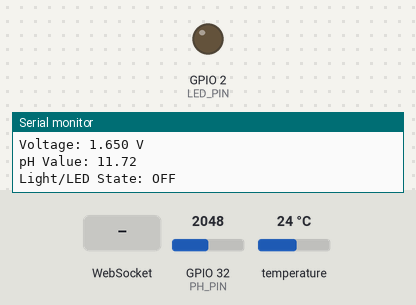
A sketch run on a simulated ESP32. Parts: output pins drawn as LEDs (lit = HIGH), the last lines printed to the serial monitor. The test bench sets the inputs (shaded band); at power-on: GPIO 32 (PH_PIN) = 2048, temperature 24 °C (analog values on the 0–4095 scale). WiFi joins after 1.5 s; servers stay silent unless stated.

Above: at 3.7 s.
3.8 s: WebSocket text "control" received
At 4.5 s:
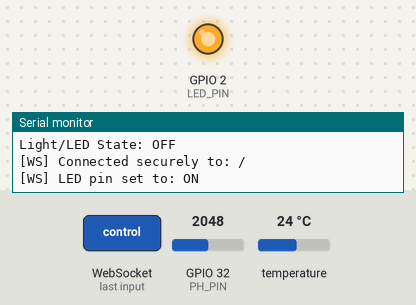
7.3 s: WebSocket text "1" received
Timing chart, 0 to 16.8 s (numbered marks = the images above; inputs shaded):
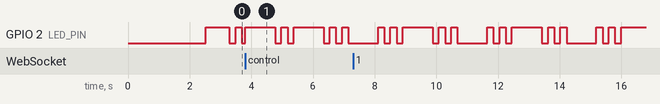

The sketch:

esp32-websocket.ino
```cpp
/*
 * ESP32 WebSocket IoT Client Sketch with pH & DS18B20 Sensors + Light Control
 *
 * Target: ESP32 Development Board
 * Dependencies (install via Arduino Library Manager):
 *  - WebSockets by Markus Sattler (WebSocketsClient)
 *  - ArduinoJson by Benoit Blanchon (Supports v6 and v7)
 *  - OneWire by Paul Stoffregen
 *  - DallasTemperature by Miles Burton
 */

#include <WiFi.h>
#include <WebSocketsClient.h>
#include <ArduinoJson.h>
#include <OneWire.h>
#include <DallasTemperature.h>

// --- Hardware Pin Definitions ---
#define ONE_WIRE_BUS 4
#define PH_PIN 32
#define LED_PIN 2

// --- Wi-Fi & WebSocket Configuration ---
const char* WIFI_SSID     = "Vinodh";
const char* WIFI_PASSWORD = "05120512";

// Backend Server Configuration (Render wss://)
const char* ws_host   = "esp32-1-5ssj.onrender.com";
const int   ws_port   = 443;
const bool  useSSL    = true;
const char* device_id = "esp32-1";

// --- Global Sensor & Network Objects ---
OneWire oneWire(ONE_WIRE_BUS);
DallasTemperature sensors(&oneWire);
WebSocketsClient webSocket;

// --- Timing Controls ---
unsigned long lastTelemetryTime = 0;
const unsigned long telemetryInterval = 1000; // 1 second interval (reads & sends every second)

// Connection LED signaling states
unsigned long lastBlink = 0;
bool blinkState = false;

// Current Light / LED state
bool currentLedState = false;

// Handle LED indicator signal during connection phase
void handleLEDSignals() {
  if (WiFi.status() != WL_CONNECTED) {
    // WiFi connecting: Slow blink (500ms)
    if (millis() - lastBlink >= 500) {
      blinkState = !blinkState;
      digitalWrite(LED_PIN, blinkState ? HIGH : LOW);
      lastBlink = millis();
    }
  } else if (!webSocket.isConnected()) {
    // WiFi connected, WebSocket connecting: Fast blink (200ms)
    if (millis() - lastBlink >= 200) {
      blinkState = !blinkState;
      digitalWrite(LED_PIN, blinkState ? HIGH : LOW);
      lastBlink = millis();
    }
  }
}

// Wi-Fi Connection Management
void connectWiFi() {
  if (WiFi.status() == WL_CONNECTED) return;

  Serial.println();
  Serial.print("Connecting to WiFi: ");
  Serial.println(WIFI_SSID);

  WiFi.begin(WIFI_SSID, WIFI_PASSWORD);

  int attempts = 0;
  while (WiFi.status() != WL_CONNECTED && attempts < 30) {
    delay(500);
    Serial.print(".");
    attempts++;
  }

  if (WiFi.status() == WL_CONNECTED) {
    Serial.println();
    Serial.println("WiFi Connected");
    Serial.print("IP Address: ");
    Serial.println(WiFi.localIP());
  } else {
    Serial.println("\nWiFi Connection Failed. Retrying...");
  }
}

// Read pH, Temperature, and Send Telemetry over WebSocket
void readSensorsAndSendTelemetry() {
  // Read Temperature Sensor
  sensors.requestTemperatures();
  float temperature = sensors.getTempCByIndex(0);
  bool tempConnected = (temperature != DEVICE_DISCONNECTED_C);

  // Read pH Sensor
  int adcValue = analogRead(PH_PIN);
  float voltage = adcValue * (3.3 / 4095.0);

  // Approximate pH formula (calibration required)
  float pHValue = 7.0 + ((2.5 - voltage) / 0.18);
  bool phConnected = (adcValue > 100);

  // Serial Monitor Output (Matches your exact sensor debug format)
  Serial.println("-----------------------------");

  if (!tempConnected) {
    Serial.println("Temperature Sensor: Not Detected");
  } else {
    Serial.print("Temperature: ");
    Serial.print(temperature);
    Serial.println(" °C");
  }

  Serial.print("ADC Value: ");
  Serial.println(adcValue);

  Serial.print("Voltage: ");
  Serial.print(voltage, 3);
  Serial.println(" V");

  Serial.print("pH Value: ");
  Serial.println(pHValue, 2);

  Serial.print("Light/LED State: ");
  Serial.println(currentLedState ? "ON" : "OFF");

  // Transmit telemetry payload over WebSocket if connected
  if (webSocket.isConnected()) {
#if ARDUINOJSON_VERSION_MAJOR >= 7
    JsonDocument doc;
#else
    StaticJsonDocument<384> doc;
#endif

    doc["type"] = "telemetry";

    JsonObject data = doc.createNestedObject("data");
    data["status"]        = "online";
    data["temperature"]   = tempConnected ? temperature : 0.0;
    data["pH"]            = pHValue;
    data["voltage"]       = voltage;
    data["raw"]           = adcValue;
    data["tempConnected"] = tempConnected;
    data["phConnected"]   = phConnected;
    data["led"]           = currentLedState;

    String payload;
    serializeJson(doc, payload);

    webSocket.sendTXT(payload);
    Serial.print("[WS] Sent Telemetry: ");
    Serial.println(payload);
  }

  lastTelemetryTime = millis();
}

// Toggle or Set Light State
void setLightState(bool turnOn) {
  currentLedState = turnOn;
  digitalWrite(LED_PIN, currentLedState ? HIGH : LOW);
  Serial.print("[WS] LED pin set to: ");
  Serial.println(currentLedState ? "ON" : "OFF");

  // Immediately send updated telemetry upon state change
  readSensorsAndSendTelemetry();
}

// WebSocket Event Handler
void webSocketEvent(WStype_t type, uint8_t * payload, size_t length) {
  switch(type) {
    case WStype_DISCONNECTED:
      Serial.println("[WS] Disconnected from WebSocket Server.");
      break;

    case WStype_CONNECTED:
      Serial.printf("[WS] Connected securely to: %s\n", payload);
      // Turn LED solid ON upon connection ready
      setLightState(true);
      break;

    case WStype_TEXT: {
      Serial.printf("[WS] Received payload: %s\n", payload);

#if ARDUINOJSON_VERSION_MAJOR >= 7
      JsonDocument doc;
#else
      StaticJsonDocument<384> doc;
#endif
      DeserializationError error = deserializeJson(doc, payload, length);

      if (error) {
        Serial.print("[WS] JSON Deserialization failed: ");
        Serial.println(error.c_str());
        return;
      }

      const char* msgType = doc["type"];
      if (msgType && strcmp(msgType, "control") == 0) {
        if (doc.containsKey("led")) {
          bool ledState = doc["led"];
          setLightState(ledState);
        }
      }
      break;
    }

    case WStype_BIN:
      break;

    case WStype_PING:
      Serial.println("[WS] Ping received");
      break;

    case WStype_PONG:
      Serial.println("[WS] Pong received");
      break;

    default:
      break;
  }
}

void setup() {
  Serial.begin(115200);
  delay(1000);

  // Initialize Hardware Pins
  pinMode(LED_PIN, OUTPUT);
  digitalWrite(LED_PIN, LOW); // Default to off

  pinMode(PH_PIN, INPUT);
  analogReadResolution(12); // ESP32 12-bit ADC (0 - 4095)

  // Initialize DS18B20 Temperature Sensor
  sensors.begin();

  // Connect Wi-Fi
  connectWiFi();

  // Create device connection endpoint path
  String path = "/?clientType=device&deviceId=";
  path += device_id;

  if (useSSL) {
    // Connect securely (wss://) on port 443
    webSocket.beginSSL(ws_host, ws_port, path.c_str());
  } else {
    // Connect unsecurely (ws://) on port 5000 / 3000
    webSocket.begin(ws_host, ws_port, path.c_str());
  }

  webSocket.onEvent(webSocketEvent);

  // Set automatic reconnect interval (5s) if connection is dropped
  webSocket.setReconnectInterval(5000);
}

void loop() {
  // Graceful Wi-Fi reconnection handling
  if (WiFi.status() != WL_CONNECTED) {
    Serial.println("WiFi Lost! Reconnecting...");
    connectWiFi();
  }

  // Handle socket loop events (sends/receives, automatic ping-pong and reconnection)
  webSocket.loop();

  // Update status LED (blinks when connecting, solid when fully connected)
  handleLEDSignals();

  // Read sensors and transmit telemetry payload every 1 second
  if (millis() - lastTelemetryTime >= telemetryInterval) {
    readSensorsAndSendTelemetry();
  }
}
```

Measured:
- by itself, GPIO 2 (LED_PIN): repeats every 3.5 s: LOW 0.20 s, HIGH 0.20 s, LOW 0.20 s, HIGH 0.97 s, 2 × (LOW 0.20 s, HIGH 0.20 s), LOW 0.97 s, HIGH 0.20 s
